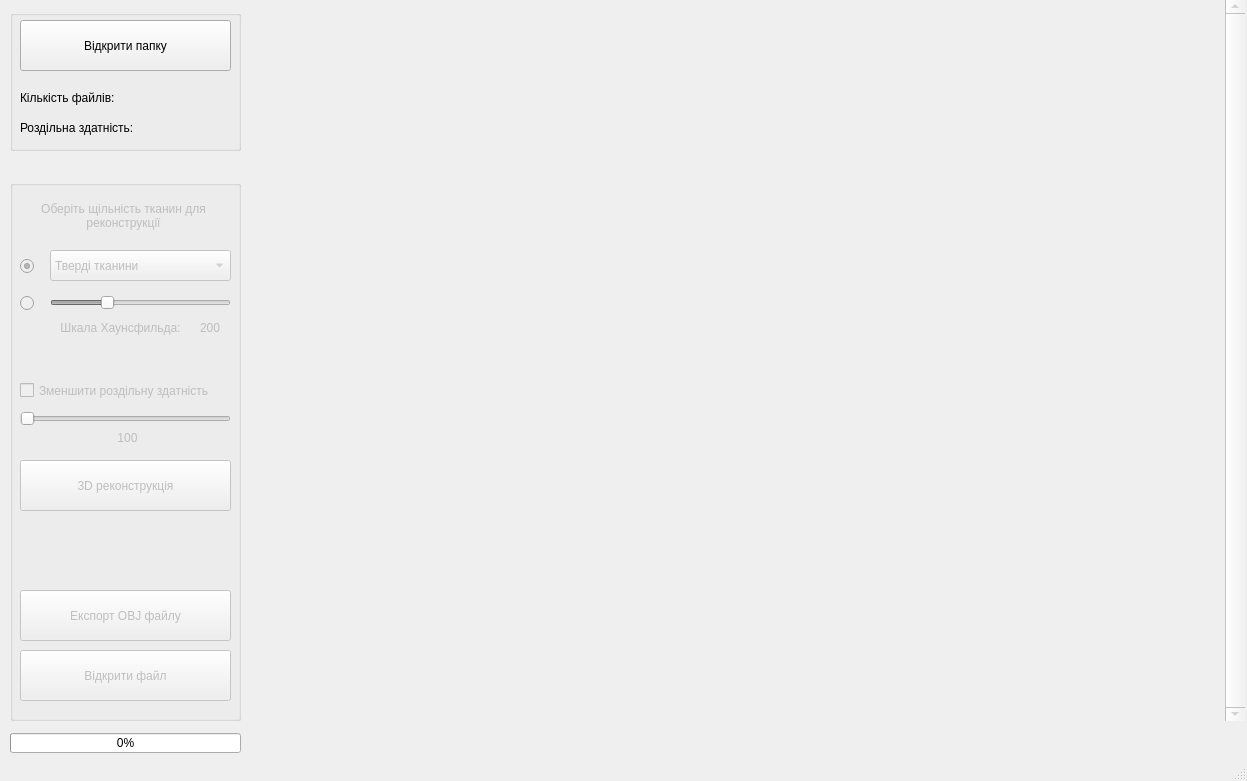
<?xml version="1.0" encoding="UTF-8"?>
<ui version="4.0">
 <class>MainWindow</class>
 <widget class="QMainWindow" name="MainWindow">
  <property name="windowModality">
   <enum>Qt::ApplicationModal</enum>
  </property>
  <property name="geometry">
   <rect>
    <x>0</x>
    <y>0</y>
    <width>1247</width>
    <height>781</height>
   </rect>
  </property>
  <property name="sizePolicy">
   <sizepolicy hsizetype="Fixed" vsizetype="Fixed">
    <horstretch>0</horstretch>
    <verstretch>0</verstretch>
   </sizepolicy>
  </property>
  <property name="minimumSize">
   <size>
    <width>1247</width>
    <height>781</height>
   </size>
  </property>
  <property name="maximumSize">
   <size>
    <width>1247</width>
    <height>781</height>
   </size>
  </property>
  <property name="windowTitle">
   <string>Computed Tomography Reconstruction</string>
  </property>
  <widget class="QWidget" name="centralwidget">
   <widget class="QGroupBox" name="groupBox">
    <property name="enabled">
     <bool>true</bool>
    </property>
    <property name="geometry">
     <rect>
      <x>10</x>
      <y>10</y>
      <width>231</width>
      <height>141</height>
     </rect>
    </property>
    <property name="title">
     <string/>
    </property>
    <property name="flat">
     <bool>false</bool>
    </property>
    <property name="checkable">
     <bool>false</bool>
    </property>
    <widget class="QPushButton" name="selectFolderButton">
     <property name="geometry">
      <rect>
       <x>10</x>
       <y>10</y>
       <width>211</width>
       <height>51</height>
      </rect>
     </property>
     <property name="acceptDrops">
      <bool>false</bool>
     </property>
     <property name="text">
      <string>Відкрити папку</string>
     </property>
     <property name="checkable">
      <bool>false</bool>
     </property>
     <property name="autoDefault">
      <bool>false</bool>
     </property>
     <property name="default">
      <bool>false</bool>
     </property>
     <property name="flat">
      <bool>false</bool>
     </property>
    </widget>
    <widget class="QLabel" name="label">
     <property name="geometry">
      <rect>
       <x>10</x>
       <y>80</y>
       <width>111</width>
       <height>16</height>
      </rect>
     </property>
     <property name="text">
      <string>Кількість файлів:</string>
     </property>
    </widget>
    <widget class="QLabel" name="label_2">
     <property name="geometry">
      <rect>
       <x>10</x>
       <y>110</y>
       <width>131</width>
       <height>16</height>
      </rect>
     </property>
     <property name="text">
      <string>Роздільна здатність:</string>
     </property>
    </widget>
    <widget class="QLabel" name="fileCount">
     <property name="geometry">
      <rect>
       <x>160</x>
       <y>80</y>
       <width>60</width>
       <height>16</height>
      </rect>
     </property>
     <property name="text">
      <string/>
     </property>
    </widget>
    <widget class="QLabel" name="fileResolution">
     <property name="geometry">
      <rect>
       <x>160</x>
       <y>110</y>
       <width>60</width>
       <height>16</height>
      </rect>
     </property>
     <property name="text">
      <string/>
     </property>
    </widget>
   </widget>
   <widget class="QGroupBox" name="reconstructionGroupBox">
    <property name="enabled">
     <bool>false</bool>
    </property>
    <property name="geometry">
     <rect>
      <x>10</x>
      <y>180</y>
      <width>231</width>
      <height>541</height>
     </rect>
    </property>
    <property name="title">
     <string/>
    </property>
    <widget class="QLabel" name="label_3">
     <property name="geometry">
      <rect>
       <x>13</x>
       <y>10</y>
       <width>201</width>
       <height>51</height>
      </rect>
     </property>
     <property name="text">
      <string>Оберіть щільність тканин для реконструкції</string>
     </property>
     <property name="alignment">
      <set>Qt::AlignCenter</set>
     </property>
     <property name="wordWrap">
      <bool>true</bool>
     </property>
    </widget>
    <widget class="QComboBox" name="tissueType">
     <property name="geometry">
      <rect>
       <x>40</x>
       <y>70</y>
       <width>181</width>
       <height>31</height>
      </rect>
     </property>
     <property name="editable">
      <bool>false</bool>
     </property>
     <property name="currentText">
      <string>Тверді тканини</string>
     </property>
     <property name="currentIndex">
      <number>0</number>
     </property>
     <property name="maxVisibleItems">
      <number>4</number>
     </property>
     <property name="placeholderText">
      <string>Тип тканин </string>
     </property>
     <item>
      <property name="text">
       <string>Тверді тканини</string>
      </property>
     </item>
     <item>
      <property name="text">
       <string>М'які тканини</string>
      </property>
     </item>
     <item>
      <property name="text">
       <string>Жирові тканини</string>
      </property>
     </item>
    </widget>
    <widget class="QCheckBox" name="changeTargetResolutionCheckBox">
     <property name="geometry">
      <rect>
       <x>10</x>
       <y>190</y>
       <width>211</width>
       <height>41</height>
      </rect>
     </property>
     <property name="text">
      <string>Зменшити роздільну здатність </string>
     </property>
    </widget>
    <widget class="QSlider" name="targetResolutionSlider">
     <property name="enabled">
      <bool>false</bool>
     </property>
     <property name="geometry">
      <rect>
       <x>10</x>
       <y>230</y>
       <width>211</width>
       <height>18</height>
      </rect>
     </property>
     <property name="minimum">
      <number>100</number>
     </property>
     <property name="maximum">
      <number>100</number>
     </property>
     <property name="value">
      <number>100</number>
     </property>
     <property name="sliderPosition">
      <number>100</number>
     </property>
     <property name="orientation">
      <enum>Qt::Horizontal</enum>
     </property>
     <property name="tickPosition">
      <enum>QSlider::NoTicks</enum>
     </property>
    </widget>
    <widget class="QLabel" name="targetResolution">
     <property name="geometry">
      <rect>
       <x>90</x>
       <y>250</y>
       <width>55</width>
       <height>16</height>
      </rect>
     </property>
     <property name="text">
      <string>100</string>
     </property>
     <property name="alignment">
      <set>Qt::AlignCenter</set>
     </property>
    </widget>
    <widget class="QPushButton" name="reconstructionButton">
     <property name="enabled">
      <bool>false</bool>
     </property>
     <property name="geometry">
      <rect>
       <x>10</x>
       <y>280</y>
       <width>211</width>
       <height>51</height>
      </rect>
     </property>
     <property name="text">
      <string>3D реконструкція</string>
     </property>
     <property name="default">
      <bool>false</bool>
     </property>
    </widget>
    <widget class="QPushButton" name="exportButton">
     <property name="enabled">
      <bool>false</bool>
     </property>
     <property name="geometry">
      <rect>
       <x>10</x>
       <y>410</y>
       <width>211</width>
       <height>51</height>
      </rect>
     </property>
     <property name="text">
      <string>Експорт OBJ файлу</string>
     </property>
    </widget>
    <widget class="QSlider" name="tissueDensity">
     <property name="enabled">
      <bool>false</bool>
     </property>
     <property name="geometry">
      <rect>
       <x>40</x>
       <y>113</y>
       <width>181</width>
       <height>20</height>
      </rect>
     </property>
     <property name="minimum">
      <number>-1024</number>
     </property>
     <property name="maximum">
      <number>3071</number>
     </property>
     <property name="value">
      <number>200</number>
     </property>
     <property name="sliderPosition">
      <number>200</number>
     </property>
     <property name="orientation">
      <enum>Qt::Horizontal</enum>
     </property>
     <property name="tickPosition">
      <enum>QSlider::NoTicks</enum>
     </property>
    </widget>
    <widget class="QRadioButton" name="tissueTypeRadioBox">
     <property name="geometry">
      <rect>
       <x>10</x>
       <y>73</y>
       <width>16</width>
       <height>26</height>
      </rect>
     </property>
     <property name="text">
      <string/>
     </property>
     <property name="checked">
      <bool>true</bool>
     </property>
    </widget>
    <widget class="QRadioButton" name="tissueDensityRadioBox">
     <property name="geometry">
      <rect>
       <x>10</x>
       <y>110</y>
       <width>16</width>
       <height>26</height>
      </rect>
     </property>
     <property name="text">
      <string/>
     </property>
    </widget>
    <widget class="QLabel" name="tissueDensityLabel">
     <property name="geometry">
      <rect>
       <x>190</x>
       <y>140</y>
       <width>31</width>
       <height>16</height>
      </rect>
     </property>
     <property name="text">
      <string>200</string>
     </property>
     <property name="alignment">
      <set>Qt::AlignLeading|Qt::AlignLeft|Qt::AlignVCenter</set>
     </property>
     <property name="openExternalLinks">
      <bool>false</bool>
     </property>
    </widget>
    <widget class="QLabel" name="huTitle">
     <property name="geometry">
      <rect>
       <x>35</x>
       <y>140</y>
       <width>151</width>
       <height>16</height>
      </rect>
     </property>
     <property name="text">
      <string>Шкала Хаунсфильда:</string>
     </property>
     <property name="alignment">
      <set>Qt::AlignCenter</set>
     </property>
     <property name="openExternalLinks">
      <bool>false</bool>
     </property>
    </widget>
    <widget class="QPushButton" name="openFileButton">
     <property name="enabled">
      <bool>false</bool>
     </property>
     <property name="geometry">
      <rect>
       <x>10</x>
       <y>470</y>
       <width>211</width>
       <height>51</height>
      </rect>
     </property>
     <property name="text">
      <string>Відкрити файл</string>
     </property>
    </widget>
   </widget>
   <widget class="QProgressBar" name="progressBar">
    <property name="geometry">
     <rect>
      <x>10</x>
      <y>733</y>
      <width>231</width>
      <height>20</height>
     </rect>
    </property>
    <property name="minimumSize">
     <size>
      <width>0</width>
      <height>0</height>
     </size>
    </property>
    <property name="autoFillBackground">
     <bool>false</bool>
    </property>
    <property name="value">
     <number>0</number>
    </property>
   </widget>
   <widget class="QLabel" name="progressText">
    <property name="geometry">
     <rect>
      <x>260</x>
      <y>727</y>
      <width>721</width>
      <height>31</height>
     </rect>
    </property>
    <property name="text">
     <string/>
    </property>
    <property name="wordWrap">
     <bool>true</bool>
    </property>
   </widget>
   <widget class="QVTKOpenGLNativeWidget" name="qVTKWidget" native="true">
    <property name="geometry">
     <rect>
      <x>249</x>
      <y>0</y>
      <width>976</width>
      <height>721</height>
     </rect>
    </property>
   </widget>
   <widget class="QScrollBar" name="scrollBar">
    <property name="enabled">
     <bool>false</bool>
    </property>
    <property name="geometry">
     <rect>
      <x>1225</x>
      <y>0</y>
      <width>20</width>
      <height>721</height>
     </rect>
    </property>
    <property name="maximum">
     <number>0</number>
    </property>
    <property name="orientation">
     <enum>Qt::Vertical</enum>
    </property>
   </widget>
  </widget>
  <widget class="QStatusBar" name="statusbar"/>
 </widget>
 <customwidgets>
  <customwidget>
   <class>QVTKOpenGLNativeWidget</class>
   <extends>QWidget</extends>
   <header>QVTKOpenGLNativeWidget.h</header>
   <container>1</container>
  </customwidget>
 </customwidgets>
 <resources/>
 <connections/>
</ui>
